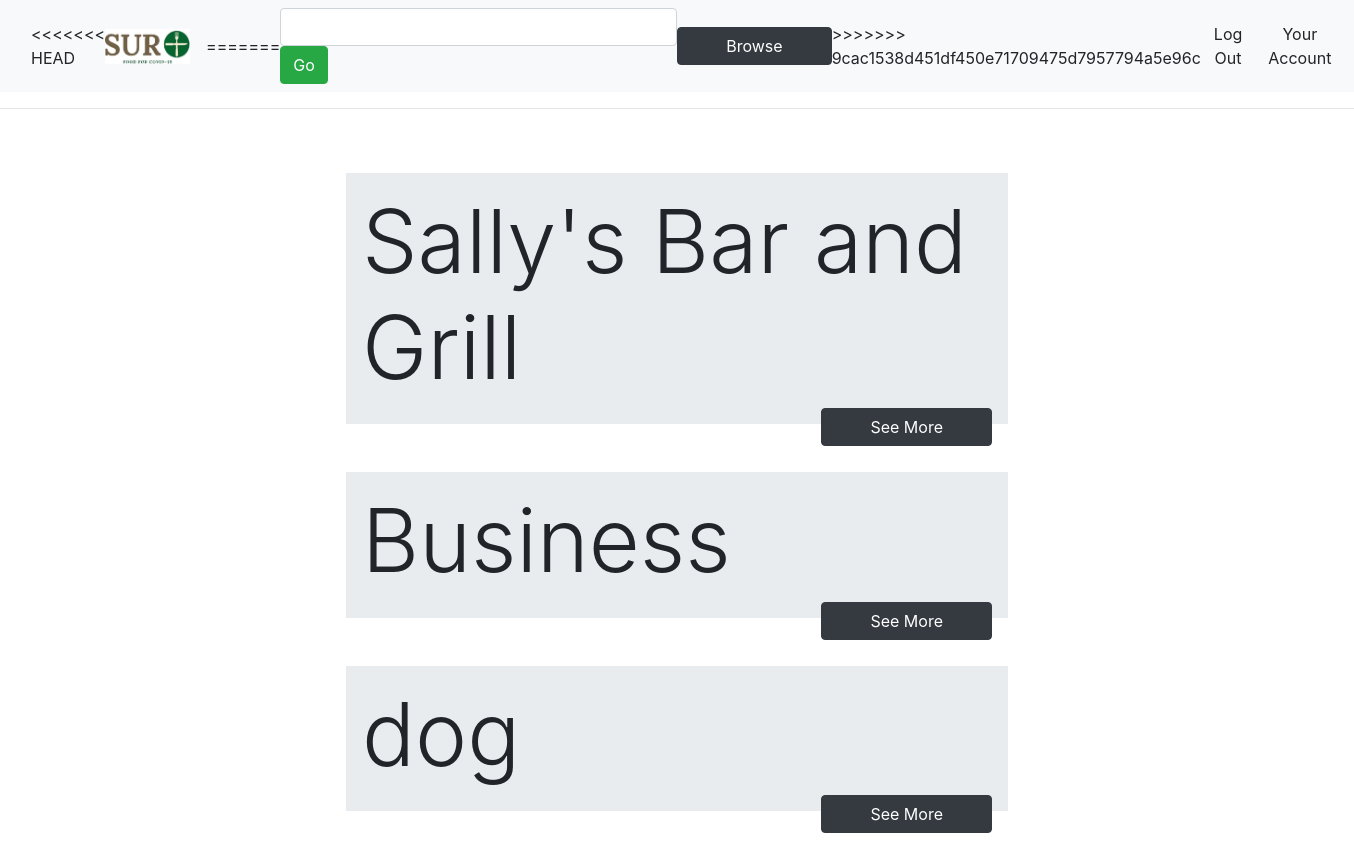
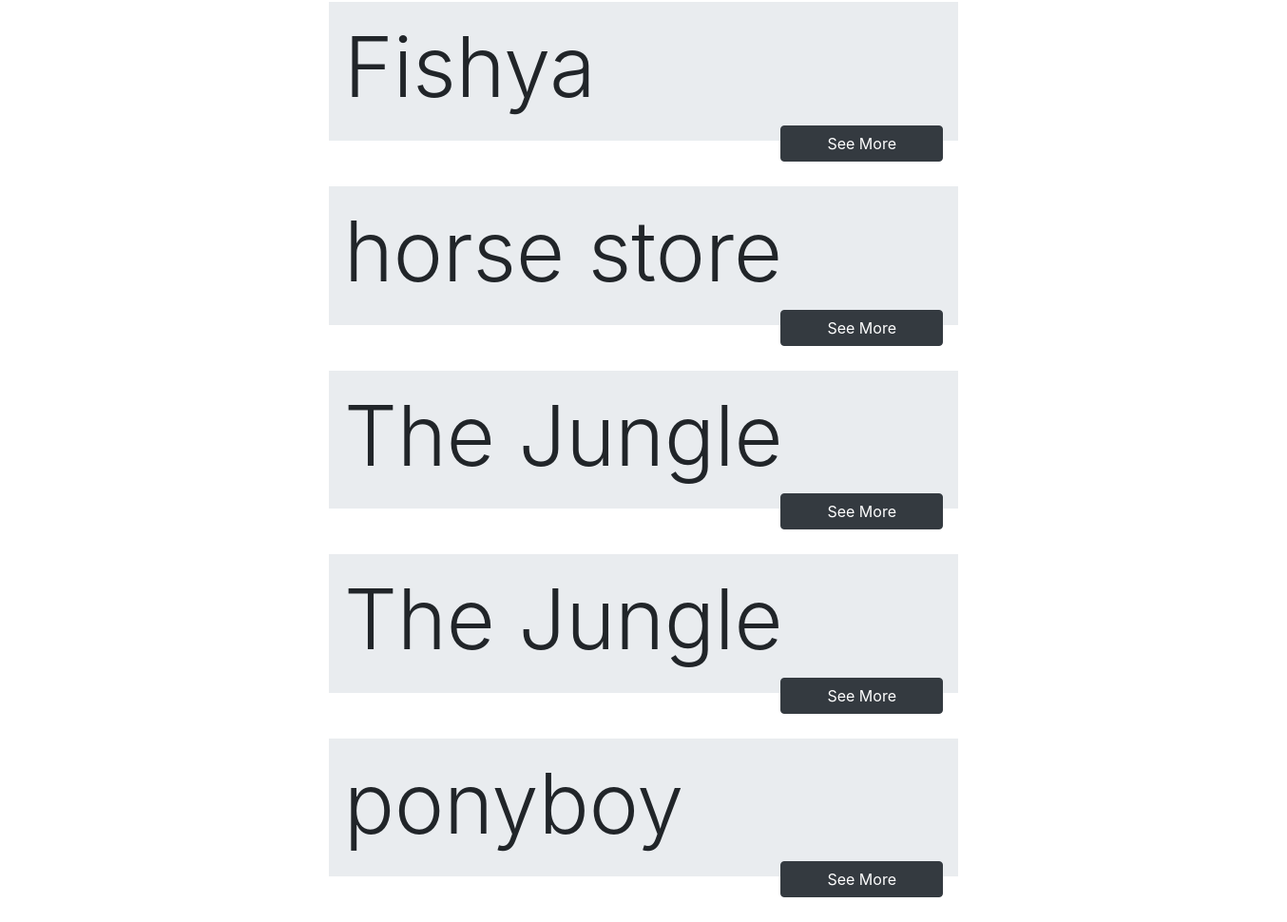
Screenshot of /search_page/browse (signed in) with the database file from the repository (2 pictures, top to bottom).
### app/models.py (models this page shows, shortened)
class seller(UserMixin, db.Model):
    seller_id = db.Column(db.Integer, primary_key=True)
    seller_email = db.Column(db.String, unique=True)
    seller_name = db.Column(db.String)
    seller_zipcode = db.Column(db.Integer)
    seller_phone = db.Column(db.Integer)
    seller_address = db.Column(db.String)
    password_hash = db.Column(db.String(128))
    items = db.relationship('Inventory', backref='seller')

### app/routes.py (the view)
@app.route('/search_page/<searchQuery>', methods=['GET', 'POST'])
def search_page(searchQuery):
	search = SearchForm()
	if searchQuery == 'browse':
		search_results = seller.query.all()
	else:
		s = "%{}%".format(searchQuery)
		seller_results = seller.query.filter(seller.seller_name.ilike(s)).all()
		item_results = Inventory.query.filter(Inventory.item_name.ilike(s)).all()
		print("########", seller_results, "######", item_results)
		search_results = seller_results+item_results
	if request.method == 'POST' and search.validate_on_submit():
		return redirect((url_for('search_page', searchQuery=search.searchParam.data)))
	return render_template('search_page.html', title="Search", search=search, search_results=search_results)

### app/forms.py
class SearchForm(FlaskForm):
	searchParam = StringField('search', [DataRequired()])
	submit = SubmitField('Go', render_kw={'class': 'btn btn-success'})

### app/templates/search_page.html (shortened to what this page needs)
{% extends "base.html" %}
{% block content %}
	<div class="row justify-content-center">
		<div class="col-md-3">
		</div>
		<div class="col-md-6">
			{% for result in search_results %}
			<div class="restaurant_result jumbotron jumbotron-fluid p-3 my-5">
				<h1 class="display-2">
					{{result.seller_name}}
				</h1>
				<a href= "{{url_for('seller_page', iD = result.seller_id)}}"><button class="btn my-2 my-sm-0 btn-dark float-right px-5">See More</button></a>
			</div>
			{% endfor %}
		</div>
		<div class="col-md-3">
		</div>
	</div>
{% endblock %}

### app/static/css/style.css (style rules this page uses)
:root { --light-green: #e1e1ac; --medium-green: #adab70; --pink: #e2a883; --light-brown: #ab7551; --dark-red: #783433; --tomato: #ff6347; --blanched-almond: #FFEBCD; --text-size: 18px; }

### rows the page displays
seller: seller_name "Sally's Bar and Grill"
seller: seller_name "Business"
seller: seller_name "dog"
seller: seller_name "Fishya"
seller: seller_name "horse store"
seller: seller_name "The Jungle"
seller: seller_name "The Jungle"
seller: seller_name "ponyboy"
